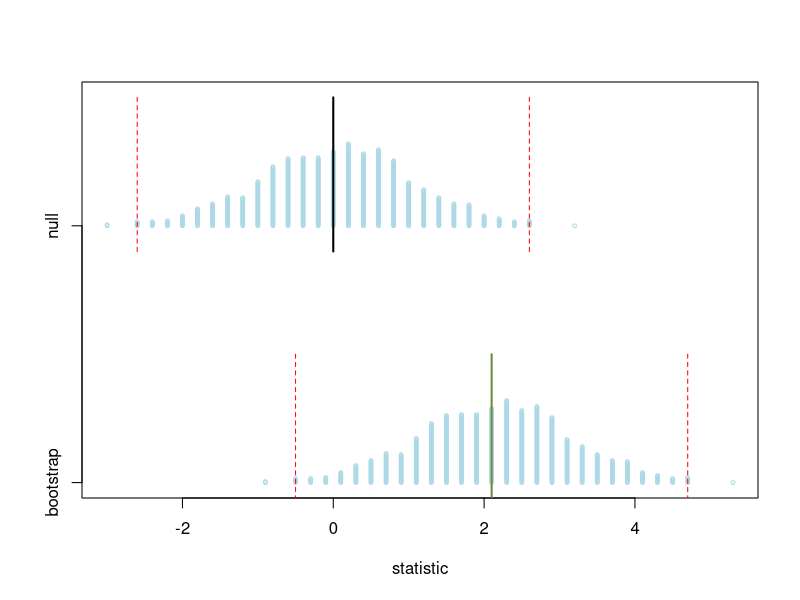
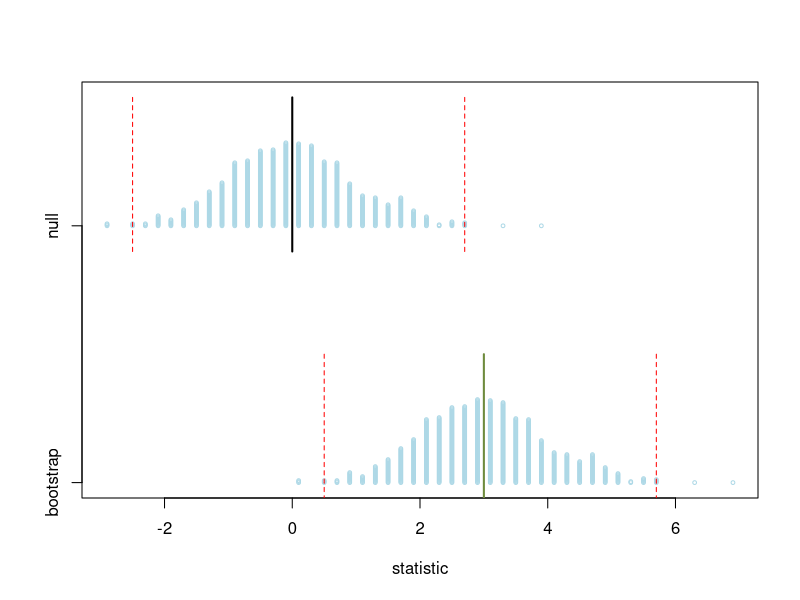

These figures' R source, in order:
## ---- chunk 1
knitr::opts_chunk$set(out.width = '70%', fig.height = 5, fig.width = 6,
                      fig.align = 'center')
## ---- chunk 2
n = 1000
boot = rnorm(n, 2.1, 1)
h = hist(boot, breaks = 'FD', plot = FALSE)
boot = rep(h$mids, h$counts)
null = boot - 2.1
type = rep(c('bootstrap', 'null'), each = n)
df = data.frame(type = type, 
                vals = c(boot, null))

qb = quantile(boot, probs = c(0.005, 0.995))
qn = quantile(null, probs = c(0.005, 0.995))

stripchart(vals ~ type, data = df, method = 'stack', 
           pch = 1, cex = 0.5, offset = 0.1, col = 'lightblue',
           xlab = "statistic")
lines(c(qb[1], qb[1]), c(0.9, 1.5), col = 'red', lty = 2)
lines(c(qb[2], qb[2]), c(0.9, 1.5), col = 'red', lty = 2)
lines(2.1 * c(1, 1), c(0.9, 1.5), col = 'darkolivegreen4', lty = 1, lwd = 2)
lines(c(qn[1], qn[1]), c(1.9, 2.5), col = 'red', lty = 2)
lines(c(qn[2], qn[2]), c(1.9, 2.5), col = 'red', lty = 2)
lines(c(0, 0), c(1.9, 2.5), col = 'black', lty = 1, lwd = 2)
## ---- chunk 3
n = 1000
boot = rnorm(n, 3, 1)
h = hist(boot, breaks = 'FD', plot = FALSE)
boot = rep(h$mids, h$counts)
null = boot - 3
type = rep(c('bootstrap', 'null'), each = n)
df = data.frame(type = type, 
                vals = c(boot, null))

qb = quantile(boot, probs = c(0.005, 0.995))
qn = quantile(null, probs = c(0.005, 0.995))

stripchart(vals ~ type, data = df, method = 'stack', 
           pch = 1, cex = 0.5, offset = 0.1, col = 'lightblue',
           xlab = "statistic")
lines(c(qb[1], qb[1]), c(0.9, 1.5), col = 'red', lty = 2)
lines(c(qb[2], qb[2]), c(0.9, 1.5), col = 'red', lty = 2)
lines(3 * c(1, 1), c(0.9, 1.5), col = 'darkolivegreen4', lty = 1, lwd = 2)
lines(c(qn[1], qn[1]), c(1.9, 2.5), col = 'red', lty = 2)
lines(c(qn[2], qn[2]), c(1.9, 2.5), col = 'red', lty = 2)
lines(c(0, 0), c(1.9, 2.5), col = 'black', lty = 1, lwd = 2)
